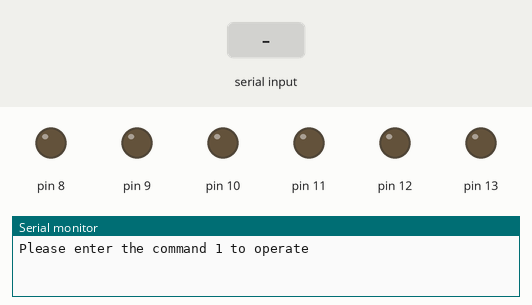
The sketch below on a simulated Arduino Uno, built with avr-gcc and run on an emulated ATmega328P. Shown: output pins drawn as LEDs (lit = HIGH), the last lines printed to the serial monitor. The inputs (shaded band) are chosen by the test bench.

Above: at 1.2 s.
1.3 s: "3" received over Serial
At 1.9 s:
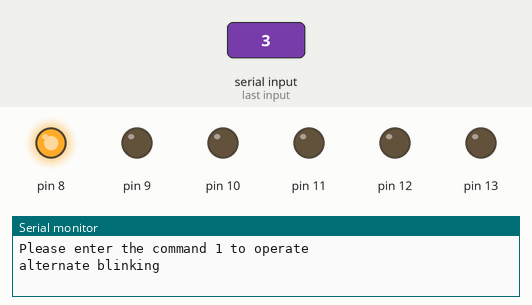
At 2.7 s:
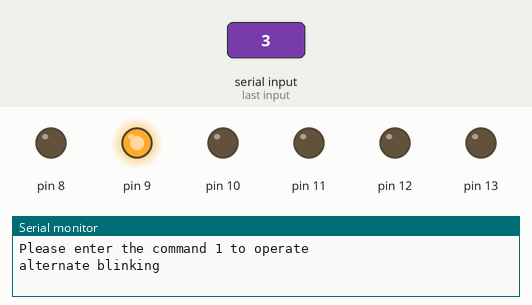
7.3 s: "1" received over Serial
At 7.7 s:
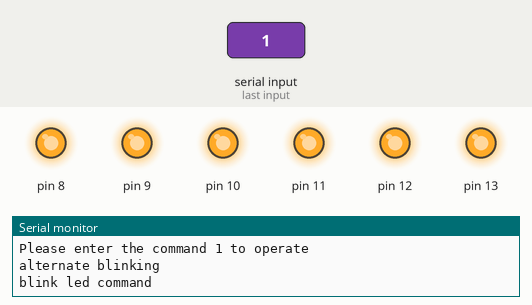
Timing chart, 0 to 10.3 s (numbered marks = the images above; inputs shaded):
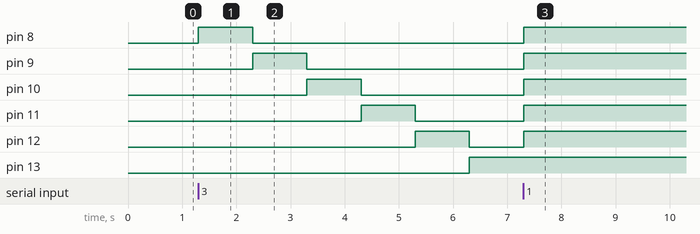

Measured:
- after the input at 1.3 s, pin 8: LOW → HIGH at once, → LOW 1.0 s later; pin 9: LOW → HIGH after 1.0 s, → LOW 1.0 s later; pin 10: LOW → HIGH after 2.0 s, → LOW 1.0 s later; pin 11: LOW → HIGH after 3.0 s, → LOW 1.0 s later; pin 12: LOW → HIGH after 4.0 s, → LOW 1.0 s later
- after the input at 7.3 s, pin 8–12: LOW → HIGH at once; pin 13: stays HIGH (without the input it goes to LOW after 0.00 s)

The sketch:

Ledlighting.ino
```cpp
//Simple Example in the arduino using Serial monitor that does in 3 mode of operation
//By : Yubaraj Poudel
//Date : 1/1/2015


// this fucnction setup the environment for the basic operation

void setup(){
  Serial.begin(9600); // serial .begin defines the data transfer rate between the computer and the arduino device
  for(int i = 8;i<= 13;i++){
    pinMode(i,OUTPUT); // setting the pin configuration for the output
  }

 Serial.println("Please enter the command 1 to operate");  // print the statement in the serial monitor

}

// defining the loop for the operation of the robots

void loop(){

  // do the operation untill the serial is avialable

  while(Serial.available()){
      int command = Serial.read();
      if(command == '1'){
        Serial.println("blink led command");
        blinkLED();
      }
      if(command == '2'){
        Serial.println("Light all command");
        lightALL();
      }
      if(command == '3'){
        Serial.println("alternate blinking");
        blinkAlTER();
      }
      if(command =='0'){
        Serial.println("All lighting getting off");
        lightOFF();
      }

  }

}

// function to blink the led

void blinkLED(){
        int i;
        for(i = 8;i<=13;i++){
          digitalWrite(i,HIGH);
        }
          delay(1000);
          for(i = 8;i<=13;i++){
            digitalWrite(i,LOW);
          }
          i=8;
         blinkLED();


      }
  // function to light all the led

      void lightALL(){
        int i;
        for(i = 8;i<=13;i++){
          digitalWrite(i,HIGH);
           }
           i=8;
          // lightALL();
      }
  // function to alter the blinking

      void blinkAlTER(){
        int i;
        for(int i = 8;i<=13;i++){
          digitalWrite(i,HIGH);
          delay(1000);
          digitalWrite(i,LOW);
        }
        i=8;
       // blinkAlTER();
      }

  // funtion to turn the all light off

      void lightOFF(){
        for(int i = 8;i<=13;i++){
          digitalWrite(i,LOW);
        }
      }
```
